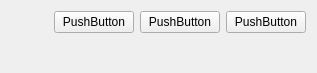
<?xml version="1.0" encoding="UTF-8"?>
<ui version="4.0">
 <class>CTrcBar</class>
 <widget class="QWidget" name="CTrcBar">
  <property name="geometry">
   <rect>
    <x>0</x>
    <y>0</y>
    <width>317</width>
    <height>73</height>
   </rect>
  </property>
  <property name="windowTitle">
   <string>Form</string>
  </property>
  <layout class="QGridLayout" name="gridLayout">
   <item row="1" column="1">
    <widget class="QPushButton" name="btnMin">
     <property name="text">
      <string>PushButton</string>
     </property>
    </widget>
   </item>
   <item row="1" column="3">
    <widget class="QPushButton" name="btnMax">
     <property name="text">
      <string>PushButton</string>
     </property>
    </widget>
   </item>
   <item row="1" column="0">
    <spacer name="horizontalSpacer">
     <property name="orientation">
      <enum>Qt::Horizontal</enum>
     </property>
     <property name="sizeHint" stdset="0">
      <size>
       <width>40</width>
       <height>20</height>
      </size>
     </property>
    </spacer>
   </item>
   <item row="2" column="3">
    <spacer name="verticalSpacer">
     <property name="orientation">
      <enum>Qt::Vertical</enum>
     </property>
     <property name="sizeHint" stdset="0">
      <size>
       <width>20</width>
       <height>40</height>
      </size>
     </property>
    </spacer>
   </item>
   <item row="1" column="4">
    <widget class="QPushButton" name="btnClose">
     <property name="text">
      <string>PushButton</string>
     </property>
    </widget>
   </item>
  </layout>
 </widget>
 <resources/>
 <connections/>
</ui>
